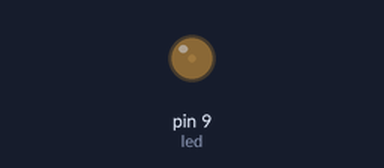
The sketch below on a simulated Arduino Uno, built with avr-gcc and run on an emulated ATmega328P. Shown: output pins drawn as LEDs (lit = HIGH).

Above: at 0.05 s.
At 0.3 s:
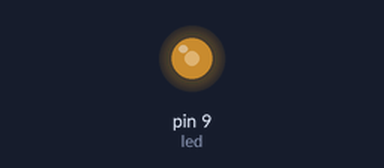
At 0.45 s:
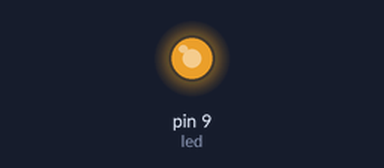
At 0.9 s:
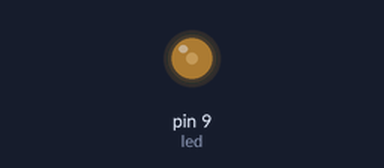
Timing chart, 0 to 3.0 s (numbered marks = the images above):
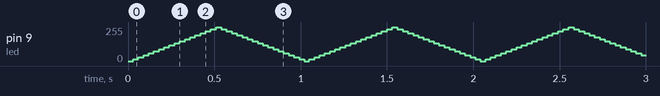

The sketch:

ledflash1.ino
```cpp
int led = 9;           // the pin that the LED is attached to
int brightness = 0;    // how bright the LED is
int fadeAmount = 15;    // how many points to fade the LED by

// the setup routine runs once when you press reset:
void setup()  {
  // declare pin 9 to be an output:
  pinMode(led, OUTPUT);
  analogWrite(led,64);
}

// the loop routine runs over and over again forever:
void loop()  {
  // set the brightness of pin 9:
  analogWrite(led, brightness);

  // change the brightness for next time through the loop:
  brightness = brightness + fadeAmount;

  // reverse the direction of the fading at the ends of the fade:
  if (brightness == 0 || brightness == 255) {
    fadeAmount = -fadeAmount ;
  }
  // wait for 30 milliseconds to see the dimming effect
  delay(30);
}
```
